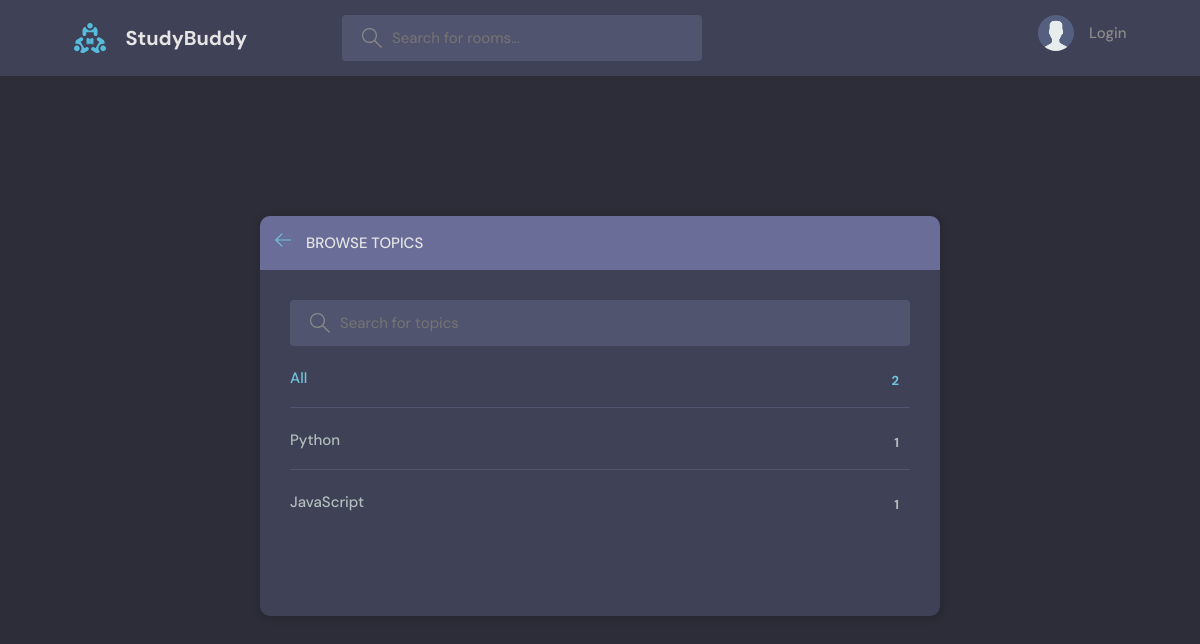
The page /topics/ on the database as committed earlier.
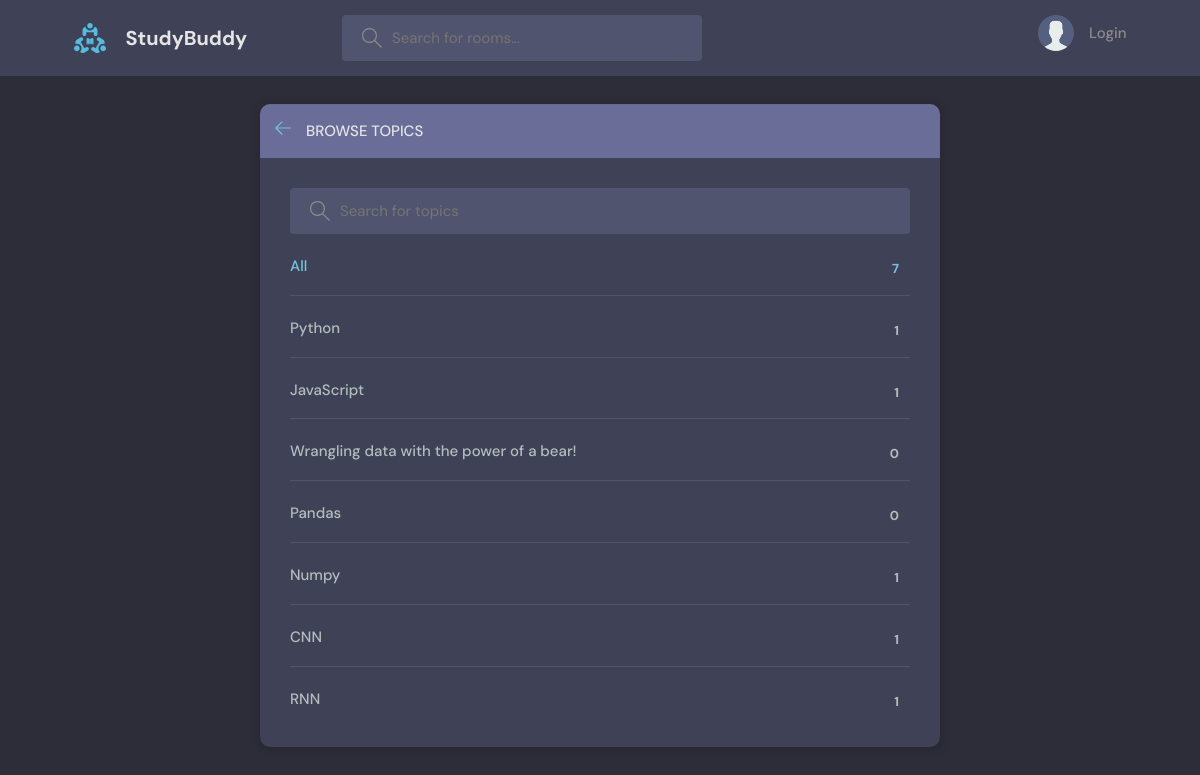
The same page on the database as committed later.
### base/models.py (models this page shows, shortened)
class Topic(models.Model):
      name = models.CharField(max_length=200)

### base/views.py (the view)
# urls.py: path('topics/', views.topicsPage, name="topics"),
def topicsPage(request):
    q = request.GET.get('q') if request.GET.get('q') != None else ''
    topics = Topic.objects.filter(name__icontains=q)
    return render(request, 'base/topics.html', {'topics': topics})

### base/templates/base/topics.html (shortened to what this page needs)
{% extends 'main.html' %}
{% block content %}
    <main class="create-room layout">
      <div class="container">
        <div class="layout__box">
          <div class="layout__boxHeader">
            <div class="layout__boxTitle">
              <a href="{% url 'home' %}">
                <svg version="1.1" xmlns="http://www.w3.org/2000/svg" width="32" height="32" viewBox="0 0 32 32">
                  <title>arrow-left</title>
                  <path
                    d="M13.723 2.286l-13.723 13.714 13.719 13.714 1.616-1.611-10.96-10.96h27.625v-2.286h-27.625l10.965-10.965-1.616-1.607z"
                  ></path>
                </svg>
              </a>
              <h3>Browse Topics</h3>
            </div>
          </div>
          <div class="topics-page layout__body">
            <form action= "" method="GET" class = "header__search">
              <label>
                <input name= "q" placeholder= "Search for topics" />
              </label>
            </form>
            <ul class="topics__list">
              <li>
                <a href="{% url 'topics' %}" class="active">All <span>{{topics.count}}</span></a>
              </li>
              {% for topic in topics %}
              <li>
                <a href="{% url 'home' %}?q={{topic.name}}">{{topic.name}} <span>{{topic.room_set.all.count}}</span></a>
              </li>
              {% endfor %}
            </ul>
          </div>
        </div>
      </div>
    </main>
{% endblock content %}

Rows that differ between the two databases and show on the page:
added Topic: name "Wrangling data with the power of a bear!", room_set.all.count "0"
added Topic: name "Pandas", room_set.all.count "0"
added Topic: name "Numpy", room_set.all.count "1"
added Topic: name "CNN", room_set.all.count "1"
added Topic: name "RNN", room_set.all.count "1"
Other text that changed with them:
{{ topics.count }}: "2" → "7"
